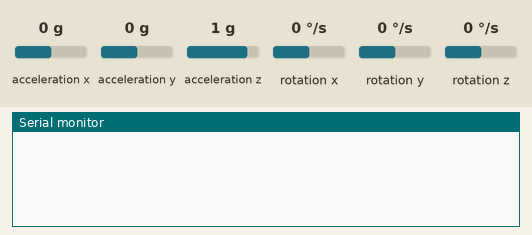
Bench run of a sketch on a simulated Arduino Uno, built with avr-gcc and run on an emulated ATmega328P. Shown: the last lines printed to the serial monitor. Wiring (inferred from the names in the program): MPU-6050 motion sensor at I2C address 0x68. The test bench sets the inputs (shaded band); at power-on: acceleration x 0 g, acceleration y 0 g, acceleration z 1 g, rotation x 0 °/s, rotation y 0 °/s, rotation z 0 °/s.

Above: at 1.2 s.
1.3 s: acceleration x set to -1.4 g
At 1.8 s:
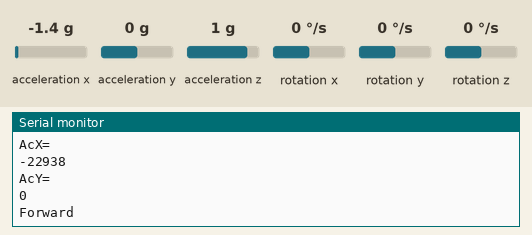
2.8 s: acceleration y set to -1.4 g
At 3.6 s:
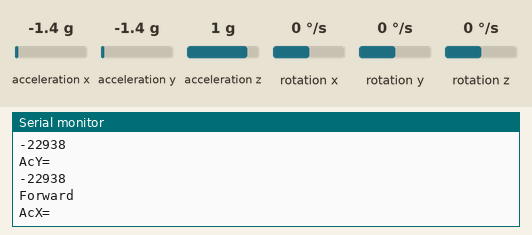
4.3 s: acceleration x set to 0.8 g
At 4.9 s:
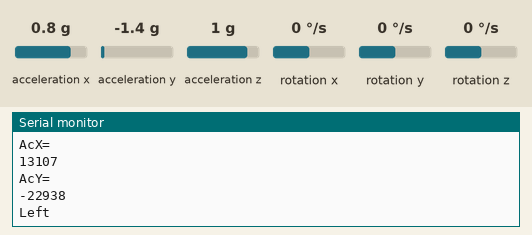
Timing chart, 0 to 5.4 s (numbered marks = the images above; inputs shaded):
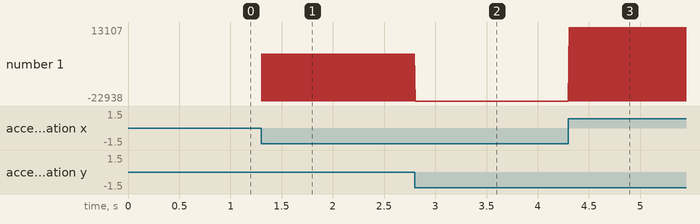

The sketch:

Master.ino
```cpp
#include <MPU6050.h>
#include<Wire.h>

#include<SoftwareSerial.h>
SoftwareSerial myserial(10,11);
const int MPU=0x68;  // I2C address of the MPU-6050
int16_t AcX,AcY,AcZ;
char var;


void setup(){
Wire.begin();
Wire.beginTransmission(MPU);
Wire.write(0x6B);  // PWR_MGMT_1 register
Wire.write(0);     // set to zero (wakes up the MPU-6050)
Wire.endTransmission(true);
Serial.begin(115200);
myserial.begin(38400);
}

void loop() {

Wire.beginTransmission(MPU);
Wire.write(0x3B);  // starting with register 0x3B (ACCEL_XOUT_H)
Wire.endTransmission(false);
Wire.requestFrom(MPU,14,true);  // request a total of 14 registers
AcX=Wire.read()<<8|Wire.read();  // 0x3B (ACCEL_XOUT_H) & 0x3C     (ACCEL_XOUT_L)
AcY=Wire.read()<<8|Wire.read();  // 0x3D (ACCEL_YOUT_H) & 0x3E (ACCEL_YOUT_L)
AcZ=Wire.read()<<8|Wire.read();  // 0x3F (ACCEL_ZOUT_H) & 0x40 (ACCEL_ZOUT_L)


  if(AcX < -8000)
  {
    Serial.println("AcX=");
    Serial.println(AcX);
    Serial.println("AcY=");
    Serial.println(AcY);
    Serial.println("Forward");
    myserial.write("0");
  }

  else if(AcX > 1000)
  {
    Serial.println("AcX=");
    Serial.println(AcX);
    Serial.println("AcY=");
    Serial.println(AcY);
    Serial.println("Backward");
    myserial.write("1");
  }

  if(AcY > 1000)
  {
    Serial.println("AcX=");
    Serial.println(AcX);
    Serial.println("AcY=");
    Serial.println(AcY);
    Serial.println("Right");
    myserial.write("2");
  }

  else if(AcY < -8000)
  {
    Serial.println("AcX=");
    Serial.println(AcX);
    Serial.println("AcY=");
    Serial.println(AcY);
    myserial.write("3");
    Serial.println("Left");
  }

  else if(AcY > -8000 && AcY < -5000)
  {
    Serial.println("AcX=");
    Serial.println(AcX);
    Serial.println("AcY=");
    Serial.println(AcY);
    Serial.println("Stopping the car");
    myserial.write("4");
  }

delay(10);
}
```

Measured:
- after the input at 1.3 s, the serial monitor: prints a new line at once (image 1)
- after the input at 2.8 s, the serial monitor: prints a new line at once (image 2)
- after the input at 4.3 s, the serial monitor: prints a new line at once (image 3)
